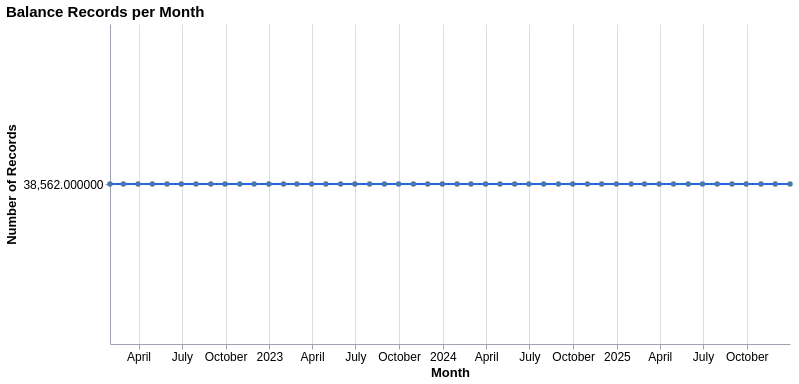

Notebook source saved alongside this figure:
### Code cell
monthly_records = balance_date_dt.value_counts().sort_index().reset_index()
monthly_records.columns = ['Month', 'Count']

chart = alt.Chart(monthly_records).mark_line(point=True, color=BAR_COLOR).encode(
    x=alt.X('Month:T', title='Month'),
    y=alt.Y('Count:Q', title='Number of Records', scale=alt.Scale(zero=False)),
    tooltip=[alt.Tooltip('Month:T', format='%b %Y'), alt.Tooltip('Count:Q', format=',')]
)
_finish(chart, 'Balance Records per Month', 680, 320)

### Figure 1 — Vega-Lite specification as saved in the notebook (floating-point values rounded to 4 significant figures)
{"config": {"view": {"continuousWidth": 300, "continuousHeight": 300, "strokeWidth": 0}, "axis": {"domainColor": "#9ca3af", "labelColor": "#000", "labelFontSize": 12, "labelLimit": 160, "tickColor": "#9ca3af", "titleColor": "#000", "titleFontSize": 13}}, "data": {"name": "data-04277aeaac796807627cce417eeff234"}, "mark": {"type": "line", "color": "#2563eb", "point": true}, "encoding": {"tooltip": [{"field": "Month", "format": "%b %Y", "type": "temporal"}, {"field": "Count", "format": ",", "type": "quantitative"}], "x": {"field": "Month", "title": "Month", "type": "temporal"}, "y": {"field": "Count", "scale": {"zero": false}, "title": "Number of Records", "type": "quantitative"}}, "height": 320, "title": {"text": "Balance Records per Month", "anchor": "start", "fontSize": 15}, "width": 680, "$schema": "https://vega.github.io/schema/vega-lite/v5.20.1.json", "datasets": {"data-04277aeaac796807627cce417eeff234": [{"Month": "2022-01-31T00:00:00", "Count": 38562}, {"Month": "2022-02-28T00:00:00", "Count": 38562}, {"Month": "2022-03-31T00:00:00", "Count": 38562}, {"Month": "2022-04-30T00:00:00", "Count": 38562}, {"Month": "2022-05-31T00:00:00", "Count": 38562}, {"Month": "2022-06-30T00:00:00", "Count": 38562}, {"Month": "2022-07-31T00:00:00", "Count": 38562}, {"Month": "2022-08-31T00:00:00", "Count": 38562}, {"Month": "2022-09-30T00:00:00", "Count": 38562}, {"Month": "2022-10-31T00:00:00", "Count": 38562}, {"Month": "2022-11-30T00:00:00", "Count": 38562}, {"Month": "2022-12-31T00:00:00", "Count": 38562}, {"Month": "2023-01-31T00:00:00", "Count": 38562}, {"Month": "2023-02-28T00:00:00", "Count": 38562}, {"Month": "2023-03-31T00:00:00", "Count": 38562}, {"Month": "2023-04-30T00:00:00", "Count": 38562}, {"Month": "2023-05-31T00:00:00", "Count": 38562}, {"Month": "2023-06-30T00:00:00", "Count": 38562}, {"Month": "2023-07-31T00:00:00", "Count": 38562}, {"Month": "2023-08-31T00:00:00", "Count": 38562}, {"Month": "2023-09-30T00:00:00", "Count": 38562}, {"Month": "2023-10-31T00:00:00", "Count": 38562}, {"Month": "2023-11-30T00:00:00", "Count": 38562}, {"Month": "2023-12-31T00:00:00", "Count": 38562}, {"Month": "2024-01-31T00:00:00", "Count": 38562}, {"Month": "2024-02-29T00:00:00", "Count": 38562}, {"Month": "2024-03-31T00:00:00", "Count": 38562}, {"Month": "2024-04-30T00:00:00", "Count": 38562}, {"Month": "2024-05-31T00:00:00", "Count": 38562}, {"Month": "2024-06-30T00:00:00", "Count": 38562}, {"Month": "2024-07-31T00:00:00", "Count": 38562}, {"Month": "2024-08-31T00:00:00", "Count": 38562}, {"Month": "2024-09-30T00:00:00", "Count": 38562}, {"Month": "2024-10-31T00:00:00", "Count": 38562}, {"Month": "2024-11-30T00:00:00", "Count": 38562}, {"Month": "2024-12-31T00:00:00", "Count": 38562}, {"Month": "2025-01-31T00:00:00", "Count": 38562}, {"Month": "2025-02-28T00:00:00", "Count": 38562}, {"Month": "2025-03-31T00:00:00", "Count": 38562}, {"Month": "2025-04-30T00:00:00", "Count": 38562}, {"Month": "2025-05-31T00:00:00", "Count": 38562}, {"Month": "2025-06-30T00:00:00", "Count": 38562}, {"Month": "2025-07-31T00:00:00", "Count": 38562}, {"Month": "2025-08-31T00:00:00", "Count": 38562}, {"Month": "2025-09-30T00:00:00", "Count": 38562}, {"Month": "2025-10-31T00:00:00", "Count": 38562}, {"Month": "2025-11-30T00:00:00", "Count": 38562}, {"Month": "2025-12-31T00:00:00", "Count": 38562}]}}
